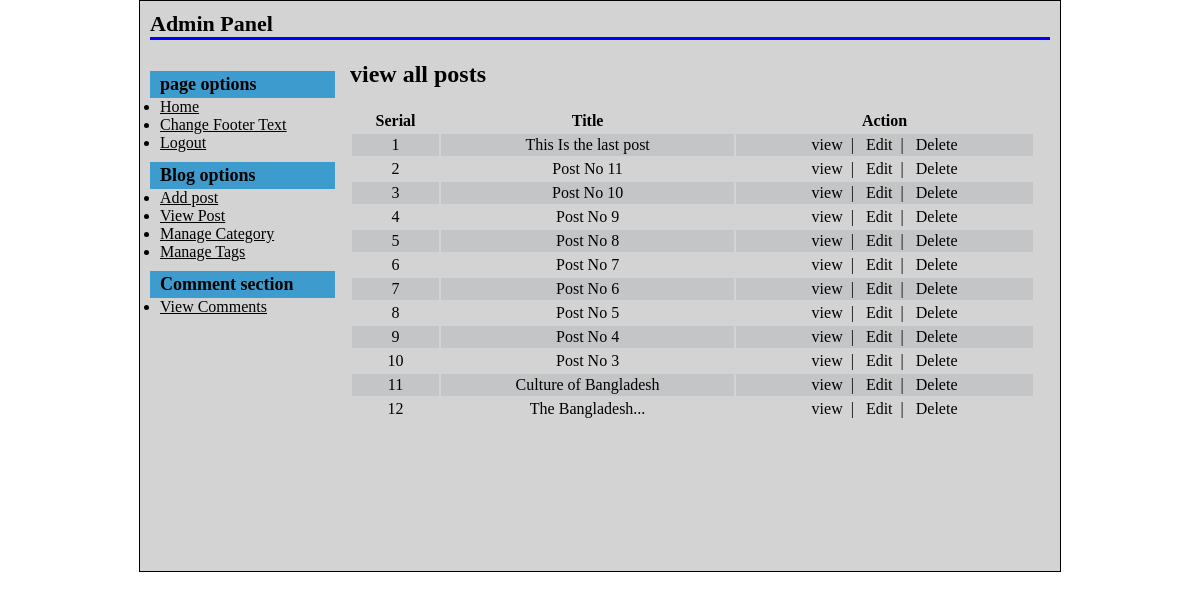
Screenshot of /admin/post_view.php (signed in) with the database file from the repository.
### tables this page shows
CREATE TABLE IF NOT EXISTS `tbl_post` (
  `post_id` int(11) NOT NULL,
  `post_title` varchar(255) NOT NULL,
  `post_description` text NOT NULL,
  `post_image` varchar(255) NOT NULL,
  `cat_id` int(11) NOT NULL,
  `tag_id` varchar(255) NOT NULL,
  `post_date` varchar(255) NOT NULL,
  `year` varchar(4) NOT NULL,
  `month` varchar(2) NOT NULL,
  `post_timestamp` varchar(255) NOT NULL
);

### admin/post_view.php (the view, shortened to what this page needs)
<?php
  include("../config.php");
?>
<?php include("header.php"); ?>
<h2>view all posts</h2>
<table class="tbl2" width="100%">
	<tr>
		<th>Serial</th>
		<th>Title</th>
		<th>Action</th>
	</tr>
	<?php
	$i=0;
	$statement=$db->prepare("select * from tbl_post order by post_id desc");
	$statement->execute();
	$result=$statement->fetchAll(PDO::FETCH_ASSOC);
	foreach($result as $row)
	{
	$i++;
	?>
	<tr>
		<td> <?php echo $i; ?> </td>
		<td><?php echo $row['post_title']; ?></td>
		<td><a class="fancybox" href="#inline<?php echo $i; ?>">view</a>
		&nbsp;| &nbsp;
		<a href="post_edit.php?id=<?php echo $row['post_id'];  ?>">Edit</a>
		&nbsp;| &nbsp;
		<a onclick="return confirm_delete();" href="post_delete.php?id=<?php echo $row['post_id'];  ?>">Delete</a></td>
	</tr>
	<?php
	}
	?>
</table>
<?php include("footer.php"); ?>

### style-admin.css (style rules this page uses)
* { padding:0; margin:0; }
body { font-family: 'Times New Roman', Arial; font-size: 16px; }
table.tbl2 { margin-top:20px; text-align:Center; }
table.tbl2 tr td,table.tbl2 tr th { padding:2px; }
table.tbl2 tr td a { color:Black; text-decoration:none; }
table.tbl2 tr:nth-child(2n) td { background-color:c4c5c6; }

### rows the page displays
tbl_post: post_title "This Is the last post"
tbl_post: post_title "Post No 11"
tbl_post: post_title "Post No 10"
tbl_post: post_title "Post No 9"
tbl_post: post_title "Post No 8"
tbl_post: post_title "Post No 7"
tbl_post: post_title "Post No 6"
tbl_post: post_title "Post No 5"
tbl_post: post_title "Post No 4"
tbl_post: post_title "Post No 3"
tbl_post: post_title "Culture of Bangladesh"
tbl_post: post_title "The Bangladesh..."
